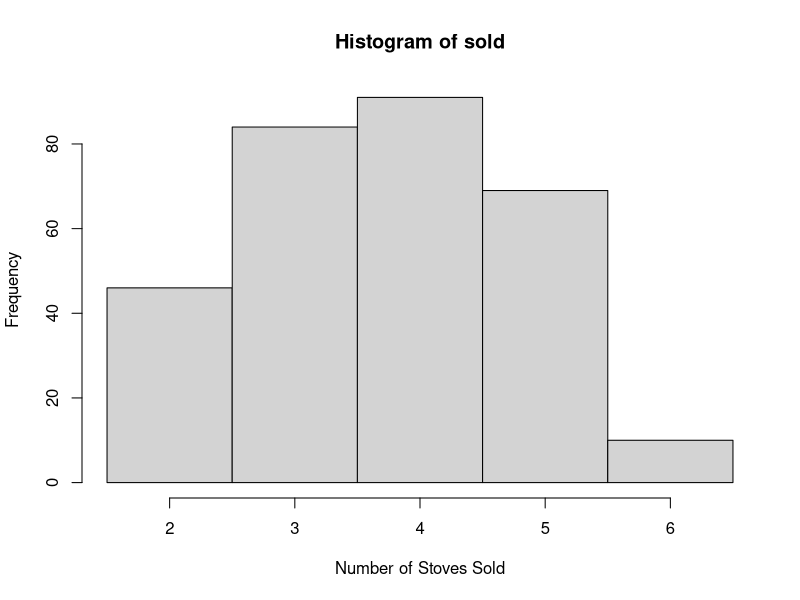
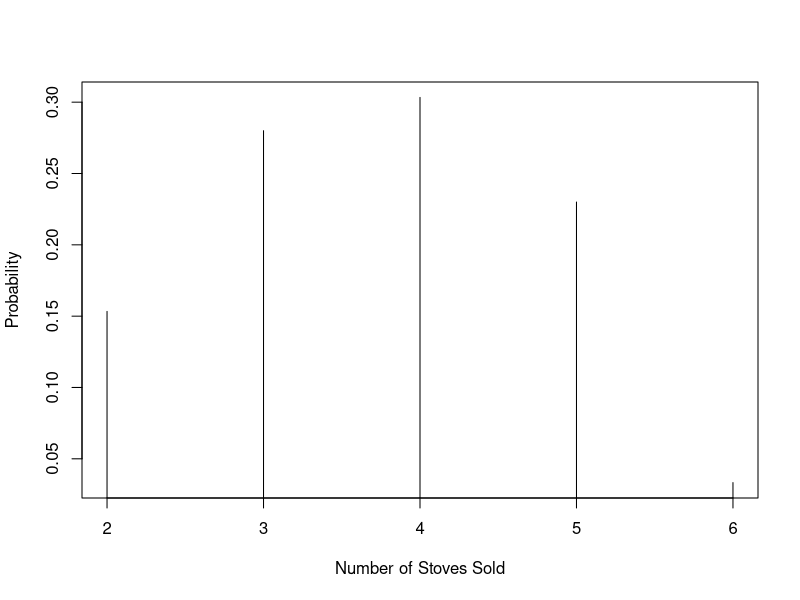

Reproduce these figures in R, in order.
# Simulation for Problem 20.1-3e
# To run, click Source (or highlight everything and click Run from the menu above)

# set.seed(1) # optional - specify a seed to reproduce the simulation exactly
SimSize=300 # set number of trials in the simulation

sold = c(2,3,4,5,6)
days = c(4,7,8,5,1)
probs = days/sum(days)

sim = sample(sold, size=SimSize, replace=T,prob=probs)
cat("Average sales over 300 simulated days:", mean(sim), sep='')


# Another whay this could be simulated is as follows
# It is less efficient, but works nonetheless

P <- c(.16,.44,.76,.96,1)  # define the cumulative distribution function probabilities
x <- c(2,3,4,5,6) # establish the corresponding outcomes in the distribution
nn <- 0  # set simulation clock to 0 to begin simulation
sold <- rep(0,SimSize)

while (nn < SimSize) {
  
counter <- 1 # restart counter
r <- runif(1,0,1) # generate random number from the U(0,1) distribution

while(r > P[counter]) {
  counter=counter + 1
}

nn <- nn + 1 # increase the simulation count
sold[nn] <- x[counter] # number of stoves sold for each random observation


}

# Summarize results for the simulation
mean(sold)
sd(sold)
summary(sold)

b=c(1.5,2.5,3.5,4.5,5.5,6.5) # specify these breaks for a better looking histogram
hist(sold,breaks=b,xlab="Number of Stoves Sold")

# Make a nice plot of the probability mass function (optional)
b=c(1.5,2.5,3.5,4.5,5.5,6.5)
relfreq <- hist(sold,plot=F,breaks=b)$density
plot(x,relfreq,type="h",xlab="Number of Stoves Sold",ylab="Probability")


